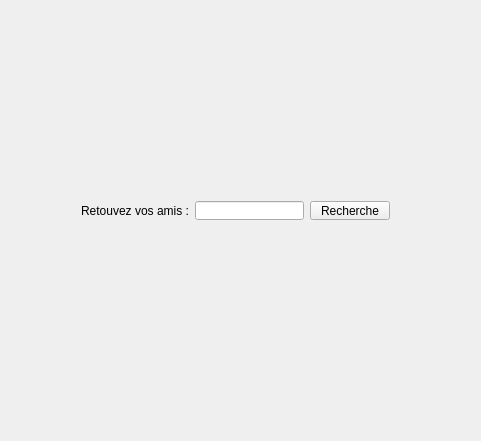
<?xml version="1.0" encoding="UTF-8"?>
<ui version="4.0">
 <class>homeWidget</class>
 <widget class="QWidget" name="homeWidget">
  <property name="geometry">
   <rect>
    <x>0</x>
    <y>0</y>
    <width>481</width>
    <height>441</height>
   </rect>
  </property>
  <property name="windowTitle">
   <string>homeWidget</string>
  </property>
  <widget class="QWidget" name="gridLayoutWidget">
   <property name="geometry">
    <rect>
     <x>70</x>
     <y>190</y>
     <width>331</width>
     <height>41</height>
    </rect>
   </property>
   <layout class="QGridLayout" name="gridLayout">
    <item row="0" column="1">
     <widget class="QLineEdit" name="searchLe"/>
    </item>
    <item row="0" column="0">
     <widget class="QLabel" name="friendLbl">
      <property name="text">
       <string>Retouvez vos amis :</string>
      </property>
     </widget>
    </item>
    <item row="0" column="2">
     <widget class="QPushButton" name="seachBtn">
      <property name="text">
       <string>Recherche</string>
      </property>
     </widget>
    </item>
   </layout>
  </widget>
 </widget>
 <layoutdefault spacing="6" margin="11"/>
 <resources/>
 <connections/>
</ui>
